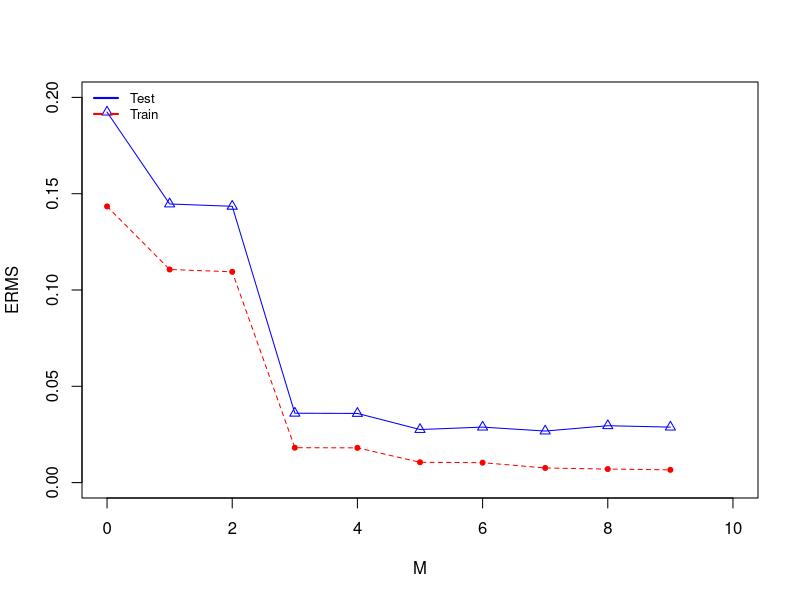

This chart was generated by the following R code:
## File Created from LinearRegressionWithoutRegularization.java - M vs Erms values ##

x <- c(0, 1, 2, 3, 4, 5, 6, 7, 8, 9)
y1 <- c(0.19236548146213014, 0.1446670274414901, 0.14346199017434666, 0.03601722795990274, 0.035913107114925874, 0.02755421762894334, 0.028812185232574738, 0.026760352376345328, 0.029533346815181064, 0.028810499110448178)
y2 <- c(0.1434003776051384, 0.1106534455634656, 0.10944775619448517, 0.01812091832686771, 0.018040194821393074, 0.010555221317038824, 0.0103430482082162, 0.007595872172551498, 0.0070247733766204854, 0.006624743644399533)

plot(x, y1, type='o', pch=2, col="blue", xlab="M", ylab="ERMS", ylim=c(0, 0.2), xlim=c(0,10)) 
lines(x, y2, type='o', pch=20, col="red", lty=2) 
legend("topleft", c("Test","Train"), cex=0.8, col=c("blue","red"), lty=1:2, lwd=2, bty="n")